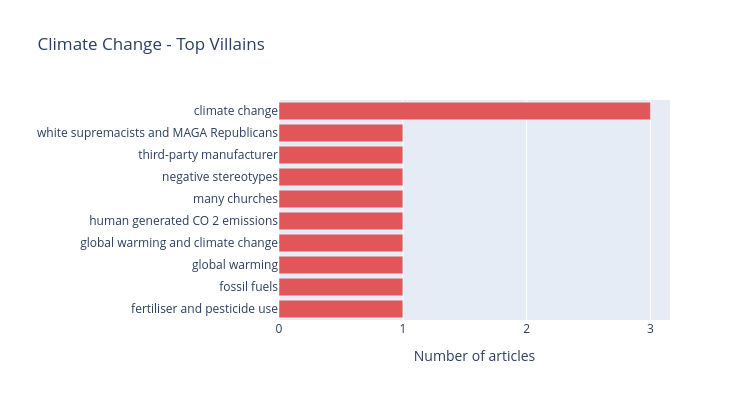

This figure's notebook cell:
### Code cell
framing_bar_chart(climate_villains, "Climate Change - Top Villains", "#e15759")

### Figure 1 — Plotly figure (JSON) as saved in the notebook; plotly's stock layout.template omitted (floating-point values rounded to 4 significant figures)
{"data": [{"marker": {"color": "#e15759"}, "orientation": "h", "type": "bar", "x": [1, 1, 1, 1, 1, 1, 1, 1, 1, 3], "y": ["fertiliser and pesticide use", "fossil fuels", "global warming", "global warming and climate change", "human generated CO 2 emissions", "many churches", "negative stereotypes", "third-party manufacturer", "white supremacists and MAGA Republicans", "climate change"]}], "layout": {"height": 400, "margin": {"l": 200}, "title": {"text": "Climate Change - Top Villains"}, "width": 750, "xaxis": {"title": {"text": "Number of articles"}}, "yaxis": {"title": {"text": ""}}}}
